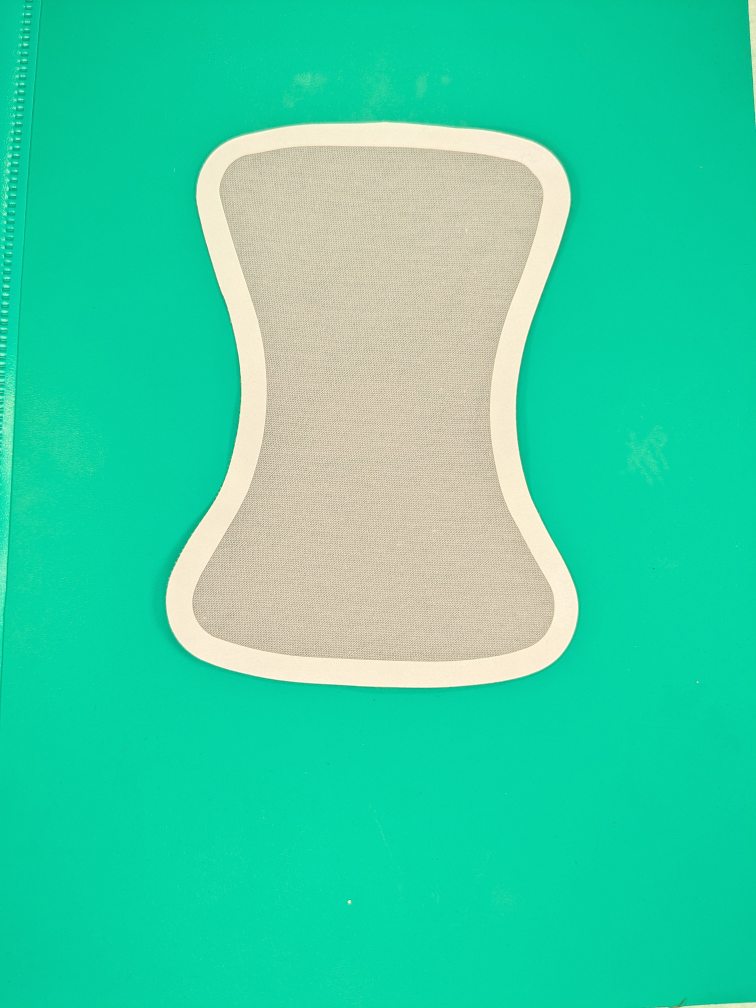
#> input picture test/Train_images/TEST_0001.jpg, 3024 x 4032 px (shown at 1/4 size); its folder holds 4 pictures in this run
$ python fabric_defect_training_model.py
#> lines starting #> are read from the running program, lines starting #| are printed output that depends on the picture
### filter_generation.py
import cv2 as cv
import numpy as np
from skimage.filters import roberts, sobel, scharr, prewitt
import pandas as pd
from scipy import ndimage as nd

def filter_generation(img, df,imgc):
    '''
    theta_min = 20
    theta_max = 30
    theta_factor = 16  # theta = theta/theta_factor * np.pi
    sigma_values = 1,3
    lamda_factor = 4
    gamma_values = 1.3, 1.4, 1.5
    ksize = 10

    '''
    theta_min = 20
    theta_max = 30
    theta_factor = 16  # theta = theta/theta_factor * np.pi
    sigma_values = 1,3
    lamda_factor = 8
    gamma_values = 1.3, 1.4, 1.5
    ksize = 30

    num = 1  # To count numbers up in order to give Gabor features a label in the data frame
    results = {}
    """
    # Number of thetas
    for theta in range(theta_min, theta_max):
        # Calculating theta for each iteration. max 2pi
        theta = (theta / theta_factor) * np.pi
        # Sigma values list
        for sigma in sigma_values:
            # Range of wavelengths. 0 to pi with increments of pi/4
            for lamda in np.arange(0, np.pi, np.pi / lamda_factor):
                # Gamma values list
                for gamma in gamma_values:
                    # Label for the gabor kernel
                    gabor_label = 'Gabor' + str(num)
                    # Generating gabor kernel with the specific values
                    kernel = cv.getGaborKernel((ksize, ksize), sigma, theta, lamda, gamma, 0, ktype=cv.CV_32F)
                    # Apply the gabor kernel to the training image. fmg = filtered 2D image
                    fimg = cv.filter2D(img, cv.CV_8UC3, kernel)
                    # Reshape the 2D filtered image to a column
                    filtered_img = fimg.reshape(-1)
                    # Store the filtered image pixels in the dictionary
                    results[gabor_label] = filtered_img
                    # Print parameters used in the gabor kernel
                    print(gabor_label, ': sigma=', sigma, ': theta=', theta, ': lamda=', lamda, ': gamma=', gamma)
                    print('kernel = cv.getGaborKernel((ksize,ksize),',sigma,',',theta,',',lamda,',',gamma,',0,','ktype=cv.CV_32F)#',gabor_label)
                    num += 1
    """


    #Gabor311 : theta= 5.105088062083414 : sigma= 1 : lamda= 2.748893571891069 : gamma= 0.5
    #kernel = cv.getGaborKernel((ksize, ksize), sigma, theta, lamda, gamma, 0, ktype=cv.CV_32F)
    kernel1 = cv.getGaborKernel((ksize, ksize), 1 , 5.497787143782138 , 0.7853981633974483 , 1.5 ,0, ktype=cv.CV_32F)
    kernel2 = cv.getGaborKernel((ksize, ksize), 1 , 5.497787143782138 , 0.39269908169872414 , 1.4 ,0, ktype=cv.CV_32F)
    kernel3 = cv.getGaborKernel((ksize, ksize), 1 , 4.71238898038469 , 1.1780972450961724 , 1.3 ,0, ktype=cv.CV_32F)
    kernel4 = cv.getGaborKernel((ksize, ksize), 1 , 4.71238898038469 , 1.1780972450961724 , 1.5 ,0, ktype=cv.CV_32F)
    kernel5 = cv.getGaborKernel((ksize, ksize), 1 , 4.516039439535327 , 1.1780972450961724 , 1.5 ,0, ktype=cv.CV_32F)
    kernel6 = cv.getGaborKernel((ksize, ksize), 1 , 4.516039439535327 , 1.1780972450961724 , 1.4 ,0, ktype=cv.CV_32F)
    kernel7 = cv.getGaborKernel((ksize, ksize), 1 , 4.516039439535327 , 1.1780972450961724 , 1.3 ,0, ktype=cv.CV_32F)
    kernel8 = cv.getGaborKernel((ksize, ksize), 1 , 3.9269908169872414 , 0.7853981633974483 , 1.3 ,0, ktype=cv.CV_32F)
    kernel9 = cv.getGaborKernel((ksize, ksize), 1 , 3.9269908169872414 , 0.7853981633974483 , 1.4 ,0, ktype=cv.CV_32F)

    results["gabor_1"] = (cv.filter2D(img, cv.CV_8UC3, kernel1)).reshape(-1)
    results["gabor_2"] = (cv.filter2D(img, cv.CV_8UC3, kernel2)).reshape(-1)
    results["gabor_3"] = (cv.filter2D(img, cv.CV_8UC3, kernel3)).reshape(-1)
    results["gabor_4"] = (cv.filter2D(img, cv.CV_8UC3, kernel4)).reshape(-1)
    results["gabor_5"] = (cv.filter2D(img, cv.CV_8UC3, kernel5)).reshape(-1)
    results["gabor_6"] = (cv.filter2D(img, cv.CV_8UC3, kernel6)).reshape(-1)
    results["gabor_7"] = (cv.filter2D(img, cv.CV_8UC3, kernel7)).reshape(-1)
    results["gabor_8"] = (cv.filter2D(img, cv.CV_8UC3, kernel8)).reshape(-1)
    results["gabor_9"] = (cv.filter2D(img, cv.CV_8UC3, kernel9)).reshape(-1)


    #"""
    # Apply Canny
    edges = cv.Canny(img, 100, 200)
    ##cv.imshow("edges", edges)
    results['Canny Edge'] = edges.reshape(-1)


    # Apply Sobel
    edge_sobel = sobel(img)
    ##cv.imshow("edge_sobel", edge_sobel)
    results['Sobel'] = edge_sobel.reshape(-1)

    # Apply Scharr
    edge_scharr = scharr(img)
    ##cv.imshow("edge_scharr", edge_scharr)
    results['Scharr'] = edge_scharr.reshape(-1)

    # Apply Prewitt
    edge_prewitt = prewitt(img)
    ##cv.imshow("edge_prewitt", edge_prewitt)
    results['Prewitt'] = edge_prewitt.reshape(-1)

    # Apply Gaussian with sigma=7
    gaussian_img2 = nd.gaussian_filter(img, sigma=7)
    ##cv.imshow("gaussian_img2", gaussian_img2)
    results['Gaussian s7'] = gaussian_img2.reshape(-1)
    #"""
    # Apply Roberts edge
    edge_roberts = roberts(img)
    ##cv.imshow("edge_roberts", edge_roberts)
    results['Roberts'] = edge_roberts.reshape(-1)

    # Apply Gaussian with sigma=3
    gaussian_img = nd.gaussian_filter(img, sigma=3)
    ##cv.imshow("gaussian_img", gaussian_img)
    results['Gaussian s3'] = gaussian_img.reshape(-1)


    # Apply Median with size=3
    median_img = nd.median_filter(img, size=3)
    ##cv.imshow("median_img", median_img)
    results['Median s3'] = median_img.reshape(-1)

    hsv = cv.cvtColor(imgc, cv.COLOR_BGR2HSV)
    # Extract the saturatin channel
    h_channel = hsv[:, :, 0]
    s_channel = hsv[:, :, 1]
    v_channel = hsv[:, :, 2]# Invert the colors of the saturation channel
    s_channel_inverted = 255 - s_channel
    v_channel_inverted = 255 - v_channel

    results['h_channel'] = h_channel.reshape(-1)
    results['s_channel'] = s_channel.reshape(-1)
    results['v_channel'] = v_channel.reshape(-1)
    results['v_channel_inverted'] = v_channel_inverted.reshape(-1)
    results['s_channel_inverted'] = s_channel_inverted.reshape(-1)
    # [7 lines of commented-out code are left out]
    df = pd.concat([df, pd.DataFrame(results)], axis=1)

    return df

### fabric_defect_training_model.py

import numpy as np
import cv2 as cv
import pandas as pd
import pickle
from filter_generation import filter_generation
import os

resize_factor = 4.5
image_dataset = pd.DataFrame()  #Dataframe to capture image features

img_path = "test/Train_images/"
for image in os.listdir(img_path):  #iterate through each file
    print(image)

    df = pd.DataFrame()  #Temporary data frame to capture information for each loop.
    #Reset dataframe to blank after each loop.

    input_img = cv.imread(img_path + image)  #Read images
#> input_img is the input picture: shape (4032, 3024, 3); mean B, G, R 165.7, 207.9, 57.6

    input_image_height,input_image_width,_ =input_img.shape
    print (input_image_height,',',input_image_width)
#| 4032 , 3024
    print (input_image_height/resize_factor,',',(input_image_width/input_image_height)*(input_image_height/resize_factor))
#| 896.0 , 672.0


    input_img = cv.resize(input_img, (int(input_image_height/resize_factor),int((input_image_width/input_image_height)*(input_image_height/resize_factor))))
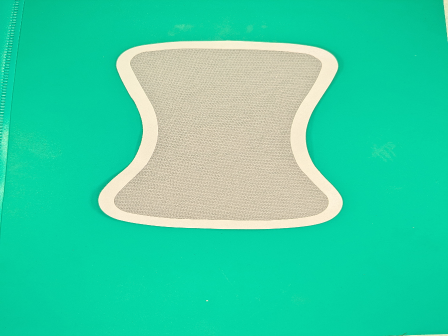
#> input_img: shape (672, 896, 3) (shown at 1/2 size); mean B, G, R 165.7, 207.9, 57.6
    #input_img = cv.GaussianBlur(input_img, (9, 9), 0)

    #Check if the input image is RGB or grey and convert to grey if RGB
    if input_img.ndim == 3 and input_img.shape[-1] == 3:
        img = cv.cvtColor(input_img,cv.COLOR_BGR2GRAY)
    elif input_img.ndim == 2:
        img = input_img
    else:
        raise Exception("The module works only with grayscale and RGB images!")


    #img = cv.GaussianBlur(img, (9, 9), 0)
    #Add pixel values to the data frame
    pixel_values = img.reshape(-1)
    df['Original Image'] = pixel_values   #Pixel value itself as a feature
    df['Image_Name'] = image   #Capture image name as we read multiple images

    print (df)

    #
    df = filter_generation(img,df,input_img)
#> in filter_generation, `edges = cv.Canny(img, 100, 200)`:
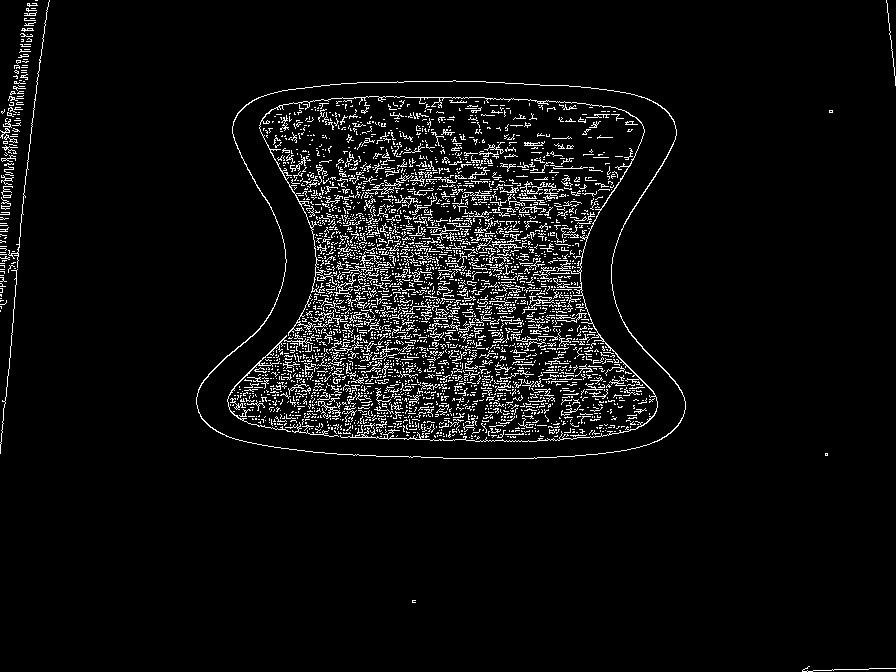
#> edges: shape (672, 896); 5.3% white in thin lines or dots
#> in filter_generation, `gaussian_img2 = nd.gaussian_filter(img, sigma=7)`:
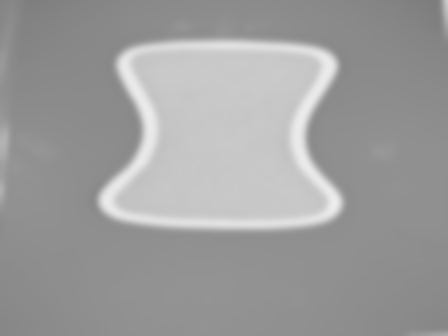
#> gaussian_img2: shape (672, 896) (shown at 1/2 size); min 125, max 237, mean 157.2
#> in filter_generation, `h_channel = hsv[:, :, 0]`:
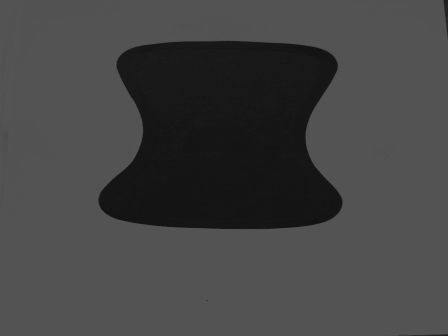
#> h_channel: shape (672, 896) (shown at 1/2 size); min 15, max 86, mean 68
#> in filter_generation, `s_channel = hsv[:, :, 1]`:
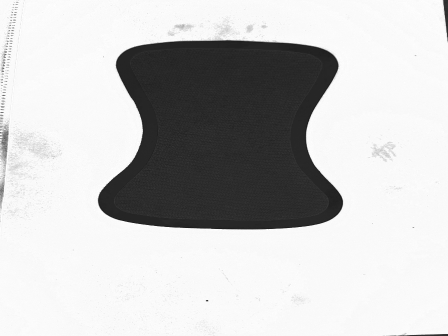
#> s_channel: shape (672, 896) (shown at 1/2 size); min 17, max 255, mean 197.4
#> in filter_generation, `v_channel = hsv[:, :, 2]# Invert the colors of the saturation channel`:
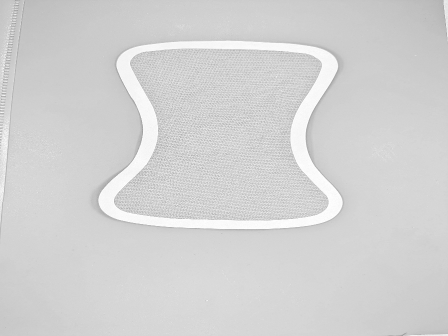
#> v_channel: shape (672, 896) (shown at 1/2 size); min 122, max 255, mean 210.2
#> in filter_generation, `v_channel_inverted = 255 - v_channel`:
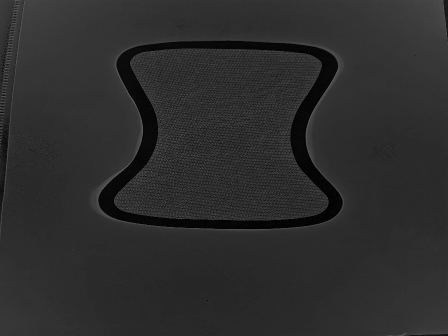
#> v_channel_inverted: shape (672, 896) (shown at 1/2 size); min 0, max 133, mean 44.8
#> in filter_generation, `df = pd.concat([df, pd.DataFrame(results)], axis=1)`: df = table of 602112 rows and 24 columns
#> df = table of 602112 rows and 24 columns


######################################
#Update dataframe for images to include details for each image in the loop
    image_dataset = pd.concat([image_dataset, df], ignore_index=True)
#> image_dataset = table of 602112 rows and 24 columns
#> pass 2 of the loop `for image in os.listdir(img_path):`:
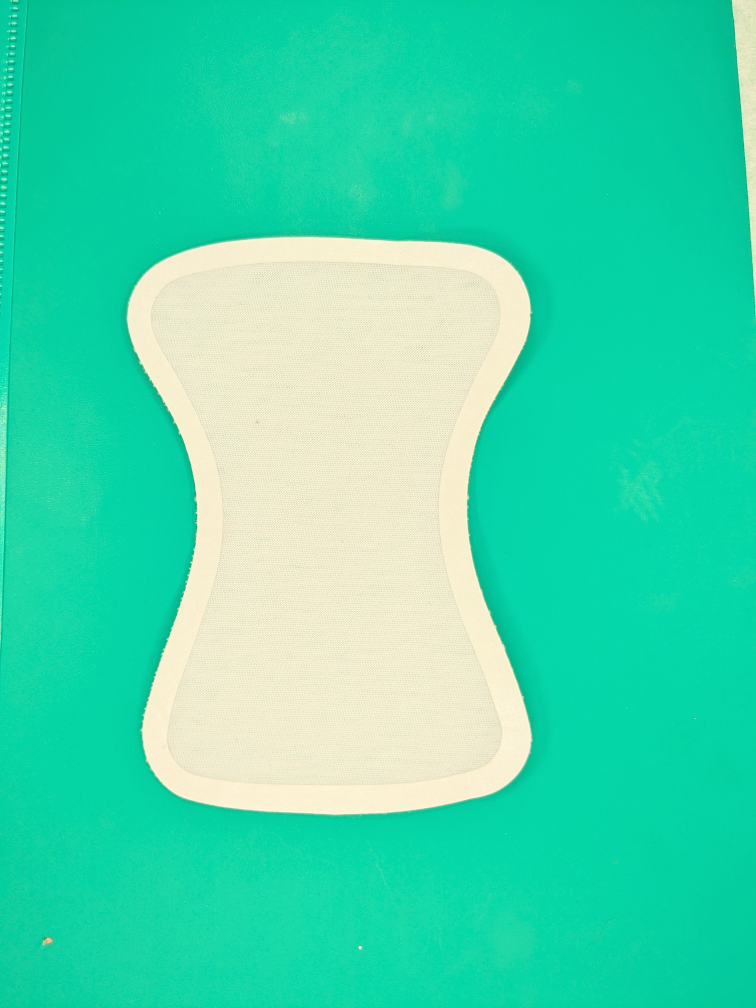
#> input picture test/Train_images/TEST_0002.jpg, 3024 x 4032 px (shown at 1/4 size)
#> input_img is the input picture: shape (4032, 3024, 3); mean B, G, R 174, 216.7, 68.6
#| 4032 , 3024
#| 896.0 , 672.0
#> input_img: shape (672, 896, 3)
#> in filter_generation (call 2), `edges = cv.Canny(img, 100, 200)`:
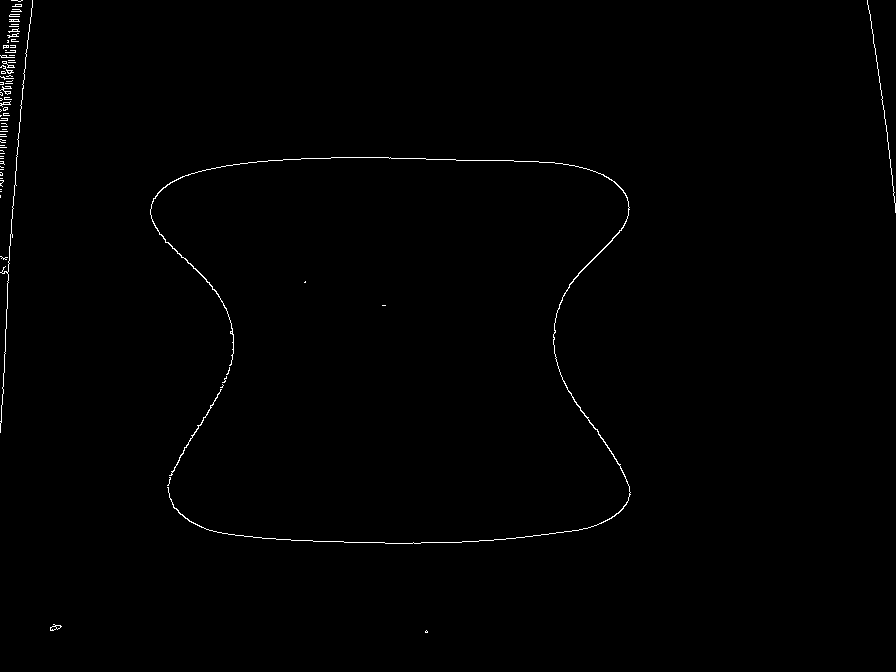
#> edges: shape (672, 896); 0.55% white in thin lines or dots
#> in filter_generation (call 2), `v_channel_inverted = 255 - v_channel`:
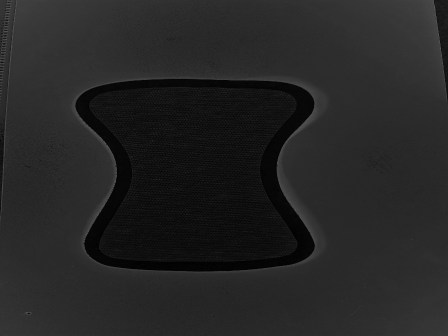
#> v_channel_inverted: shape (672, 896) (shown at 1/2 size); min 0, max 114, mean 37.1
#> image_dataset = table of 1204224 rows and 24 columns
#> pass 3 of the loop `for image in os.listdir(img_path):`:
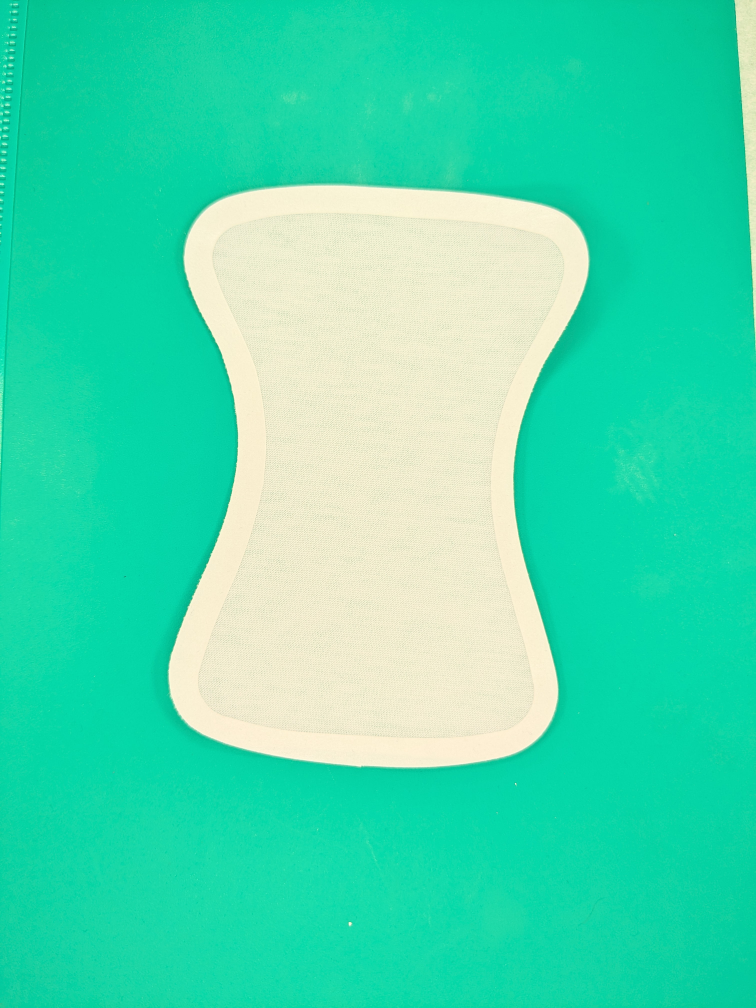
#> input picture test/Train_images/TEST_0003.jpg, 3024 x 4032 px (shown at 1/4 size)
#> input_img is the input picture: shape (4032, 3024, 3); mean B, G, R 175.7, 218.8, 70.9
#| 4032 , 3024
#| 896.0 , 672.0
#> input_img: shape (672, 896, 3)
#> in filter_generation (call 3), `edges = cv.Canny(img, 100, 200)`:
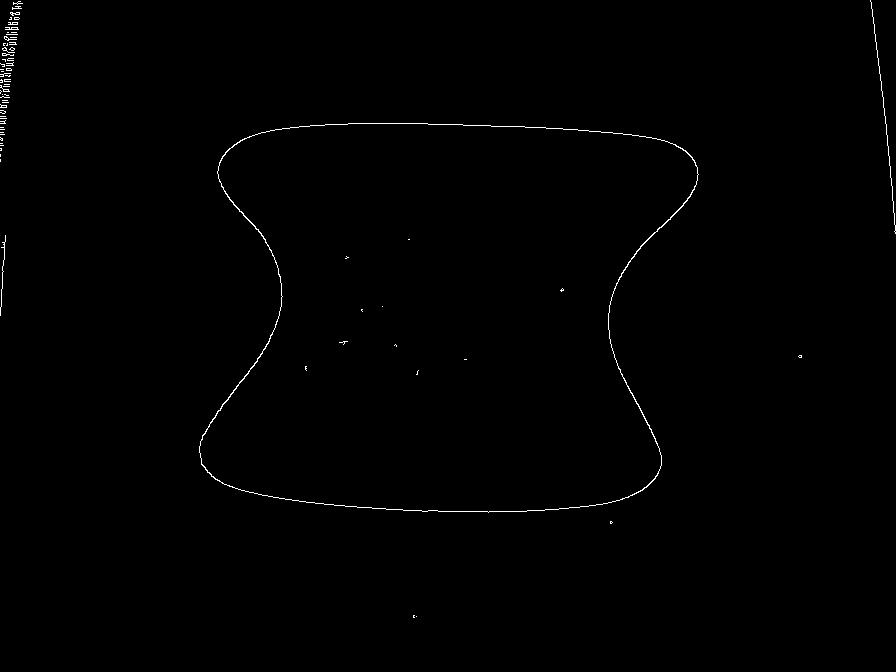
#> edges: shape (672, 896); 0.46% white in thin lines or dots
#> in filter_generation (call 3), `s_channel = hsv[:, :, 1]`:
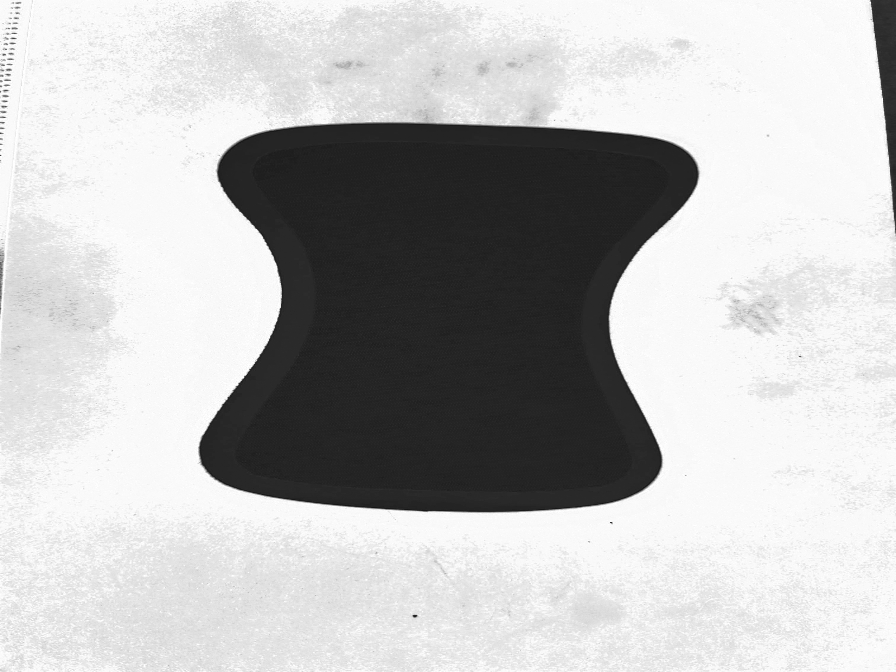
#> s_channel: shape (672, 896); min 19, max 255, mean 188
#> image_dataset = table of 1806336 rows and 24 columns
#> the loop made 4 passes; the first 3 are shown


###########################################################
# STEP 2: READ LABELED IMAGES (MASKS) AND CREATE ANOTHER DATAFRAME
    # WITH LABEL VALUES AND LABEL FILE NAMES
##########################################################
mask_dataset = pd.DataFrame()  #Create dataframe to capture mask info.
#> mask_dataset = table of 0 rows and 0 columns

mask_path = "test/Train_lables/"
#> (the run stopped early here; a loop or call above may not have finished)
